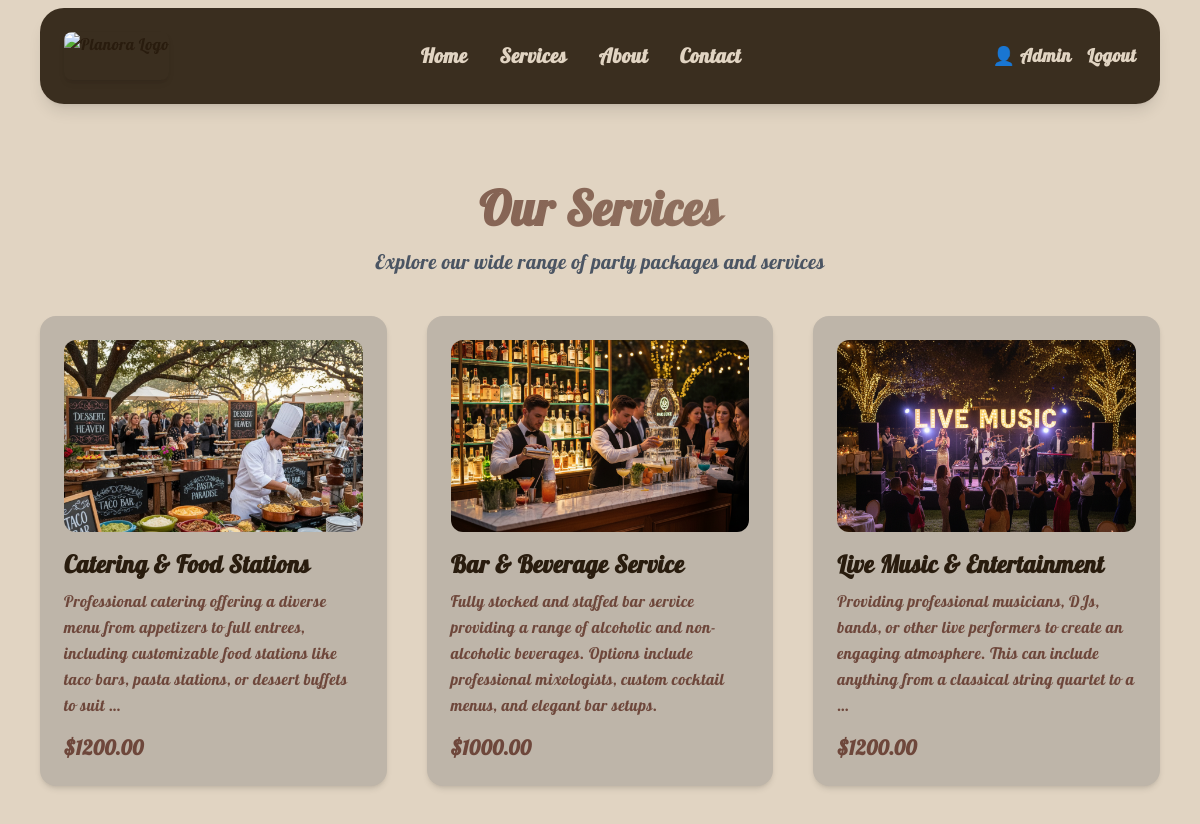
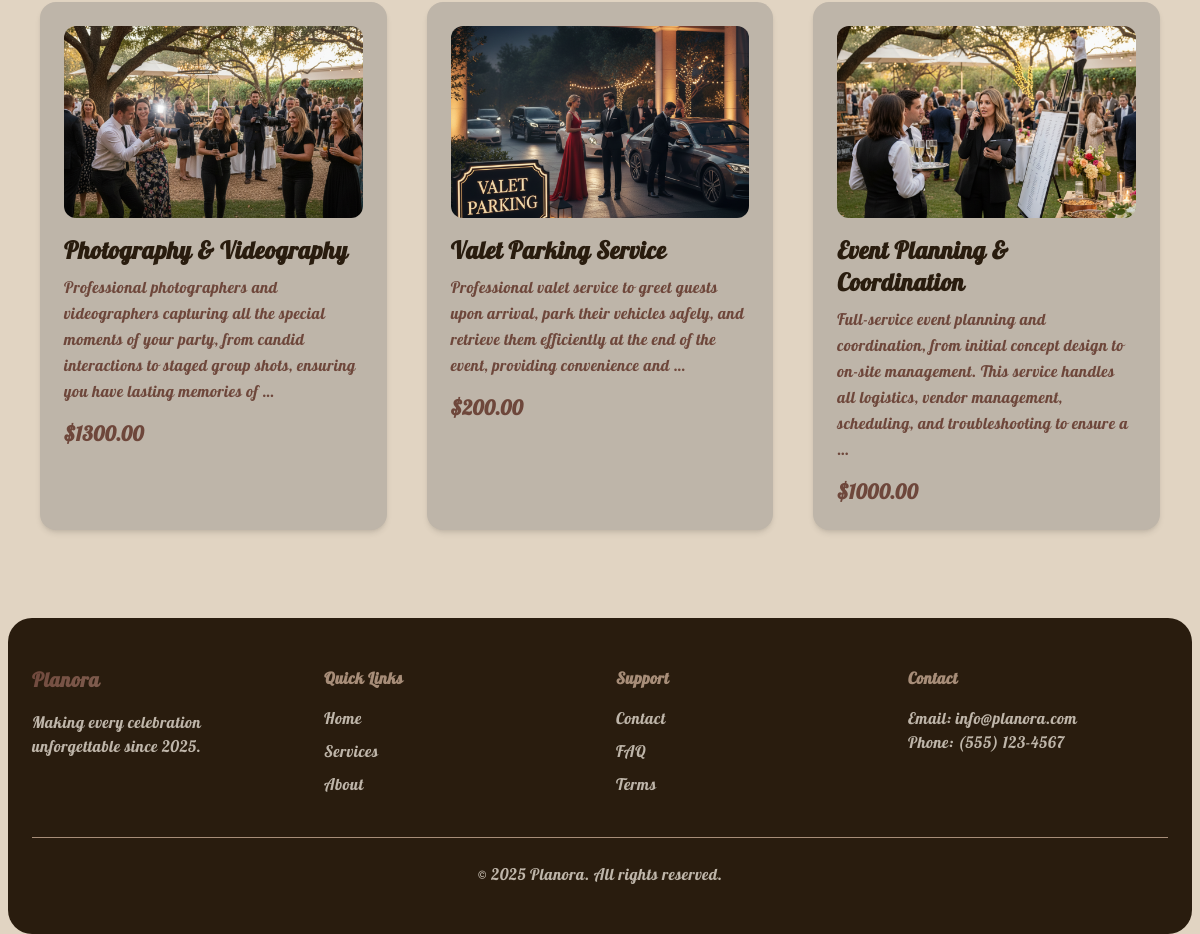
Screenshot of /services/ (signed in) with the database file from the repository (2 pictures, top to bottom).
### parties/models.py (models this page shows, shortened)
class Service(models.Model):
    name = models.CharField(max_length=100)
    description = models.TextField()
    price = models.DecimalField(max_digits=10, decimal_places=2)
    icon = models.CharField(max_length=50, default='star')
    image = models.ImageField(upload_to='services/', blank=True, null=True)

### parties/views.py (the view)
# urls.py: path('services/', views.services, name='services'),
def services(request):
    party_types = PartyType.objects.all()
    services = Service.objects.all()
    context = {'party_types': party_types, 'services': services}
    return render(request, 'parties/services.html', context)

### templates/parties/services.html (shortened to what this page needs)
{% extends 'base.html' %}
{% block content %}
<div class="max-w-7xl mx-auto px-4 py-20">
    <h1 class="text-5xl font-bold text-center mb-4 gradient-text">Our Services</h1>
    <p class="text-center text-gray-600 text-xl mb-10">Explore our wide range of party packages and services</p>
    <div class="max-w-7xl mx-auto px-6">
            <div class="grid grid-cols-1 md:grid-cols-2 lg:grid-cols-3 gap-10">
                {% for service in services %}
                    <div class="bg-[var(--taupe)] rounded-2xl shadow-md hover:shadow-xl transition-all duration-300 p-6">
                        {% if service.image %}
                            <img src="{{ service.image.url }}" alt="{{ service.name }}" class="w-full h-48 object-cover rounded-xl mb-4">
                        {% else %}
                            <div class="flex justify-center items-center h-48 bg-[var(--cream)] rounded-xl mb-4">
                                <i class="fas fa-{{ service.icon }} text-5xl text-[var(--warm)]"></i>
                            </div>
                        {% endif %}
                        <h3 class="text-2xl font-semibold text-[var(--dark)] mb-2">{{ service.name }}</h3>
                        <p class="text-[var(--warm)] mb-4 leading-relaxed">{{ service.description|truncatewords:25 }}</p>
                        <div class="flex justify-between items-center">
                            <span class="text-[var(--warm)] font-bold text-xl">${{ service.price }}</span>
                        </div>
                    </div>
                {% empty %}
                    <p class="text-center text-[var(--warm)] col-span-3">No services available at the moment.</p>
                {% endfor %}
            </div>
        </div>
</div>
{% endblock %}

### templates/base.html (shortened to what this page needs)
{% load static %}
<!DOCTYPE html>
<html lang="en">
<head>
  <script src="https://cdn.tailwindcss.com"></script>
</head>
<body>
  <nav class="nav-glass sticky top-2 z-50 rounded-3xl shadow-lg transition-all duration-300 mt-2 mx-10">
    <div class="max-w-7xl mx-auto px-6 py-6 flex justify-between items-center">
      <a href="{% url 'home' %}" class="flex items-center space-x-3">
        <img src="{% static 'planoralogo.png' %}" alt="Planora Logo" class="h-12 w-auto rounded-lg shadow-md hover:scale-105 transition-transform duration-300" />
      </a>
      <div class="hidden md:flex space-x-8 font-bold text-xl ">
        <a href="{% url 'home' %}" class="text-[var(--cream)] hover:text-[var(--mocha)] transition">Home</a>
        <a href="{% url 'services' %}" class="text-[var(--cream)] hover:text-[var(--mocha)] transition">Services</a>
        <a href="{% url 'about' %}" class="text-[var(--cream)] hover:text-[var(--mocha)] transition">About</a>
        <a href="{% url 'contact' %}" class="text-[var(--cream)] hover:text-[var(--mocha)] transition">Contact</a>
      </div>
      <div class="flex items-center space-x-4 font-bold text-lg">
        {% if user.is_authenticated %}
          <a href="{% url 'dashboard' %}" class="btn-primary text-[var(--cream)] hover:text-[var(--mocha)]">👤 {{ user.first_name|default:user.username }}</a>
          <a href="{% url 'logout' %}" class="text-[var(--cream)] hover:text-[var(--mocha)]">Logout</a>
        {% else %}
          <a href="{% url 'login' %}" class="text-[var(--cream)] hover:text-[var(--mocha)]">Login</a>
          <a href="{% url 'signup' %}" class="text-[var(--cream)] hover:text-[var(--mocha)]">Sign Up</a>
        {% endif %}
      </div>
    </div>
  </nav>
  {% block content %}{% endblock %}
  <footer class="bg-[var(--dark)] text-[var(--cream)] mt-2 rounded-3xl mx-2">
    <div class="max-w-7xl mx-auto px-6 py-12">
      <div class="grid grid-cols-1 md:grid-cols-4 gap-8 mb-10">
        <div>
          <h3 class="text-xl font-bold mb-4 gradient-text">Planora</h3>
          <p class="text-[var(--taupe)]">Making every celebration unforgettable since 2025.</p>
        </div>
        <div>
          <h4 class="font-semibold mb-4 text-[var(--mocha)]">Quick Links</h4>
          <ul class="space-y-2 text-[var(--taupe)]">
            <li><a href="{% url 'home' %}" class="hover:text-[var(--mocha)]">Home</a></li>
            <li><a href="{% url 'services' %}" class="hover:text-[var(--mocha)]">Services</a></li>
            <li><a href="{% url 'about' %}" class="hover:text-[var(--mocha)]">About</a></li>
          </ul>
        </div>
        <div>
          <h4 class="font-semibold mb-4 text-[var(--mocha)]">Support</h4>
          <ul class="space-y-2 text-[var(--taupe)]">
            <li><a href="{% url 'contact' %}" class="hover:text-[var(--mocha)]">Contact</a></li>
            <li><a href="#" class="hover:text-[var(--mocha)]">FAQ</a></li>
            <li><a href="#" class="hover:text-[var(--mocha)]">Terms</a></li>
          </ul>
        </div>
        <div>
          <h4 class="font-semibold mb-4 text-[var(--mocha)]">Contact</h4>
          <p class="text-[var(--taupe)]">Email: info@planora.com</p>
          <p class="text-[var(--taupe)]">Phone: (555) 123-4567</p>
        </div>
      </div>
      <div class="border-t border-[var(--mocha)] pt-6 text-center text-[var(--taupe)]">
        <p>&copy; 2025 Planora. All rights reserved.</p>
      </div>
    </div>
  </footer>
</body>
</html>

### templates/base.html (style rules this page uses)
:root { --dark: #291C0E; --warm: #6E473B; --mocha: #A78D78; --taupe: #BEB5A9; --cream: #E1D4C2; }
body { font-family: 'Poppins', sans-serif; background-color: var(--cream); color: var(--dark); }
h1, h2, h3, h4, h5, h6, p, a, span, label, button { font-family: 'Lobster', cursive; letter-spacing: 0.5px; }
.gradient-text { background: linear-gradient(135deg, var(--warm), var(--mocha)); -webkit-background-clip: text; -webkit-text-fill-color: transparent; font-family: 'Lobster', cursive; }
.btn-primary { @apply bg-[var(--warm)] hover:bg-[var(--mocha)] text-white font-semibold py-2 px-6 rounded-lg transition-colors duration-300; }
.nav-glass { background: rgba(41, 28, 14, 0.9); backdrop-filter: blur(12px); -webkit-backdrop-filter: blur(12px); }

### rows the page displays
Service: image (picture), name "Catering & Food Stations", description "Professional catering offering a diverse menu from appetizers to full entrees, including customizable food stations like taco bars, pasta stations, or dessert buffets to suit …", price "1200.00"
Service: image (picture), name "Bar & Beverage Service", description "Fully stocked and staffed bar service providing a range of alcoholic and non-alcoholic beverages. Options include professional mixologists, custom cocktail menus, and elegant bar setups.", price "1000.00"
Service: image (picture), name "Live Music & Entertainment", description "Providing professional musicians, DJs, bands, or other live performers to create an engaging atmosphere. This can include anything from a classical string quartet to a …", price "1200.00"
Service: image (picture), name "Photography & Videography", description "Professional photographers and videographers capturing all the special moments of your party, from candid interactions to staged group shots, ensuring you have lasting memories of …", price "1300.00"
Service: image (picture), name "Valet Parking Service", description "Professional valet service to greet guests upon arrival, park their vehicles safely, and retrieve them efficiently at the end of the event, providing convenience and …", price "200.00"
Service: image (picture), name "Event Planning & Coordination", description "Full-service event planning and coordination, from initial concept design to on-site management. This service handles all logistics, vendor management, scheduling, and troubleshooting to ensure a …", price "1000.00"

### other values shown
{{ user.first_name|default:user.username }} "Admin"
